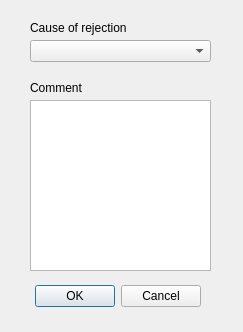
<?xml version="1.0" encoding="UTF-8"?>
<ui version="4.0">
 <class>HotStepperDialogBase</class>
 <widget class="QDialog" name="HotStepperDialogBase">
  <property name="geometry">
   <rect>
    <x>0</x>
    <y>0</y>
    <width>243</width>
    <height>332</height>
   </rect>
  </property>
  <property name="windowTitle">
   <string>HotStepper</string>
  </property>
  <widget class="QDialogButtonBox" name="button_box">
   <property name="geometry">
    <rect>
     <x>20</x>
     <y>280</y>
     <width>181</width>
     <height>32</height>
    </rect>
   </property>
   <property name="orientation">
    <enum>Qt::Horizontal</enum>
   </property>
   <property name="standardButtons">
    <set>QDialogButtonBox::Cancel|QDialogButtonBox::Ok</set>
   </property>
  </widget>
  <widget class="QComboBox" name="comboBox">
   <property name="geometry">
    <rect>
     <x>30</x>
     <y>40</y>
     <width>181</width>
     <height>22</height>
    </rect>
   </property>
  </widget>
  <widget class="QLabel" name="label">
   <property name="geometry">
    <rect>
     <x>30</x>
     <y>20</y>
     <width>131</width>
     <height>16</height>
    </rect>
   </property>
   <property name="text">
    <string>Cause of rejection</string>
   </property>
  </widget>
  <widget class="QTextEdit" name="textEdit">
   <property name="geometry">
    <rect>
     <x>30</x>
     <y>100</y>
     <width>181</width>
     <height>171</height>
    </rect>
   </property>
  </widget>
  <widget class="QLabel" name="label_2">
   <property name="geometry">
    <rect>
     <x>30</x>
     <y>80</y>
     <width>81</width>
     <height>16</height>
    </rect>
   </property>
   <property name="text">
    <string>Comment</string>
   </property>
  </widget>
 </widget>
 <resources/>
 <connections>
  <connection>
   <sender>button_box</sender>
   <signal>accepted()</signal>
   <receiver>HotStepperDialogBase</receiver>
   <slot>accept()</slot>
   <hints>
    <hint type="sourcelabel">
     <x>20</x>
     <y>20</y>
    </hint>
    <hint type="destinationlabel">
     <x>20</x>
     <y>20</y>
    </hint>
   </hints>
  </connection>
  <connection>
   <sender>button_box</sender>
   <signal>rejected()</signal>
   <receiver>HotStepperDialogBase</receiver>
   <slot>reject()</slot>
   <hints>
    <hint type="sourcelabel">
     <x>20</x>
     <y>20</y>
    </hint>
    <hint type="destinationlabel">
     <x>20</x>
     <y>20</y>
    </hint>
   </hints>
  </connection>
 </connections>
</ui>
